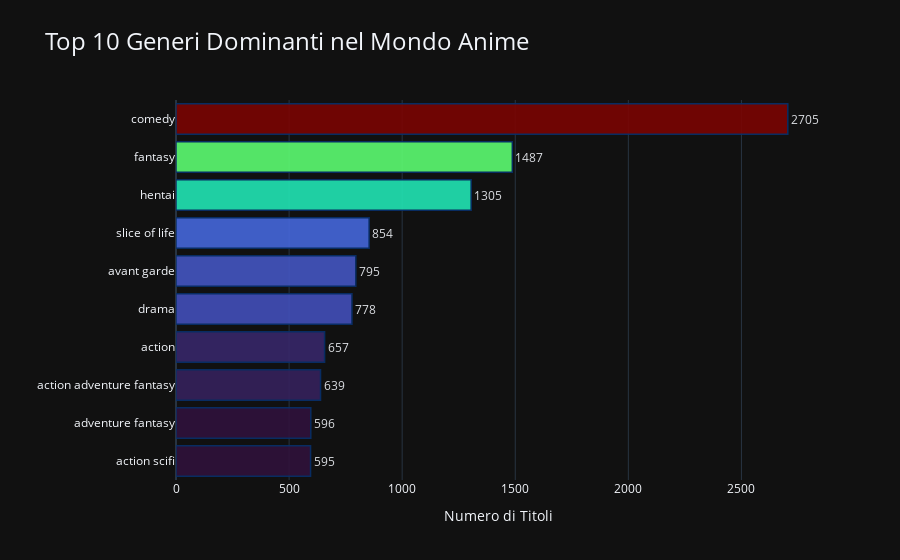

Source (notebook cell):
### Markdown cell above
# E per quanto riguarda i generi?
Dopo aver buttato l'occhio sui titoli più famosi non possiamo non interrogarci su quali siano i generi predominanti anche perchè la domanda alla quale vogliamo rispondere è:  
**Gli anime sono cartoni per bambini o trattano anche argomenti per adulti?**

### Code cell
# 1. Pulizia e conteggio rapido con Pandas (molto più veloce del ciclo for)
genre_counts = details_df['genres'].str.split(', ').explode().str.strip("[]'\" ").value_counts().head(10).reset_index()
genre_counts.columns = ['Genere', 'Conteggio']

# 2. Creazione del grafico moderno
fig = px.bar(genre_counts, 
             x='Conteggio', 
             y='Genere', 
             orientation='h',
             color='Conteggio',
             color_continuous_scale='Turbo', # Scala cromatica vibrante e moderna
             text='Conteggio',               # Mostra il numero sulla barra
             title='Top 10 Generi Dominanti nel Mondo Anime',
             template='plotly_dark')

# 3. Tuning estetico
fig.update_layout(
    yaxis={'categoryorder':'total ascending'}, # I più comuni in alto
    xaxis_title="Numero di Titoli",
    yaxis_title="",
    title_font_size=24,
    coloraxis_showscale=False,  # Pulizia: rimuoviamo la barra della legenda colore
    margin=dict(l=100)          # Spazio per i nomi dei generi
)

fig.update_traces(
    textposition='outside', 
    marker_line_color='rgb(8,48,107)', # Bordo sottile per definire le barre
    marker_line_width=1.5, 
    opacity=0.9
)

fig.show()

### Figure 1 — Plotly figure (JSON) as saved in the notebook; plotly's stock layout.template omitted (floating-point values rounded to 4 significant figures)
{"data": [{"hovertemplate": "Conteggio=%{marker.color}<br>Genere=%{y}<extra></extra>", "legendgroup": "", "marker": {"color": [2705, 1487, 1305, 854, 795, 778, 657, 639, 596, 595], "coloraxis": "coloraxis", "line": {"color": "rgb(8,48,107)", "width": 1.5}, "pattern": {"shape": ""}}, "name": "", "opacity": 0.9, "orientation": "h", "showlegend": false, "text": [2705.0, 1487.0, 1305.0, 854.0, 795.0, 778.0, 657.0, 639.0, 596.0, 595.0], "textposition": "outside", "type": "bar", "x": [2705, 1487, 1305, 854, 795, 778, 657, 639, 596, 595], "xaxis": "x", "y": ["comedy", "fantasy", "hentai", "slice of life", "avant garde", "drama", "action", "action adventure fantasy", "adventure fantasy", "action scifi"], "yaxis": "y"}], "layout": {"barmode": "relative", "coloraxis": {"colorbar": {"title": {"text": "Conteggio"}}, "colorscale": [[0, "#30123b"], [0.07143, "#4145ab"], [0.1429, "#4675ed"], [0.2143, "#39a2fc"], [0.2857, "#1bcfd4"], [0.3571, "#24eca6"], [0.4286, "#61fc6c"], [0.5, "#a4fc3b"], [0.5714, "#d1e834"], [0.6429, "#f3c63a"], [0.7143, "#fe9b2d"], [0.7857, "#f36315"], [0.8571, "#d93806"], [0.9286, "#b11901"], [1, "#7a0402"]], "showscale": false}, "legend": {"tracegroupgap": 0}, "margin": {"l": 100}, "title": {"font": {"size": 24}, "text": "Top 10 Generi Dominanti nel Mondo Anime"}, "xaxis": {"anchor": "y", "domain": [0, 1], "title": {"text": "Numero di Titoli"}}, "yaxis": {"anchor": "x", "categoryorder": "total ascending", "domain": [0, 1], "title": {"text": ""}}}}
